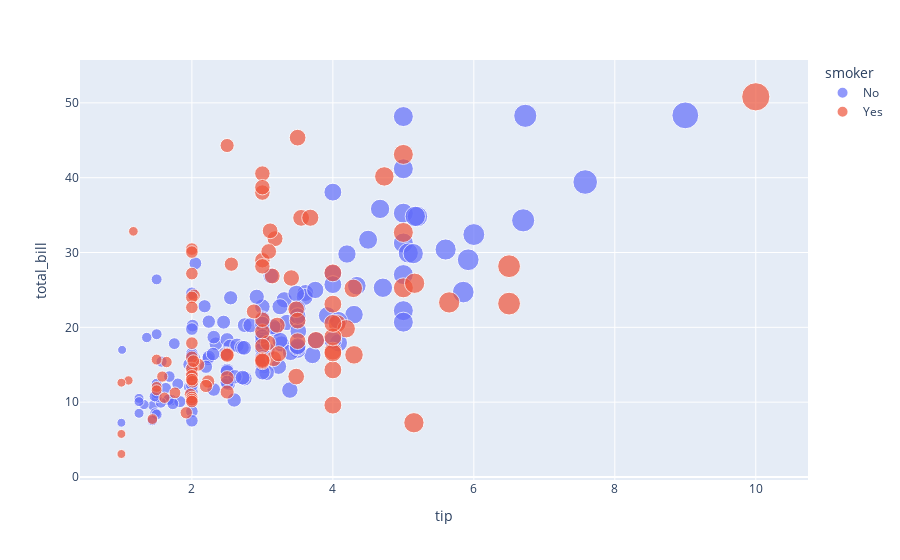

Notebook source saved alongside this figure:
### Code cell
px.scatter(tips,x='tip',y='total_bill',size = 'tip',color = 'smoker')

### Figure 1 — Plotly figure (JSON) as saved in the notebook; plotly's stock layout.template omitted (floating-point values rounded to 4 significant figures; data arrays with more than 128 entries replaced by an {"elided": "..."} marker saying what was removed)
{"data": [{"hovertemplate": "smoker=No<br>tip=%{marker.size}<br>total_bill=%{y}<extra></extra>", "legendgroup": "No", "marker": {"color": "#636efa", "size": {"elided": "151 float values"}, "sizemode": "area", "sizeref": 0.025, "symbol": "circle"}, "mode": "markers", "name": "No", "orientation": "v", "showlegend": true, "type": "scatter", "x": {"elided": "151 float values"}, "xaxis": "x", "y": {"elided": "151 float values"}, "yaxis": "y"}, {"hovertemplate": "smoker=Yes<br>tip=%{marker.size}<br>total_bill=%{y}<extra></extra>", "legendgroup": "Yes", "marker": {"color": "#EF553B", "size": [3.0, 1.76, 3.21, 2.0, 1.98, 3.76, 1.0, 2.09, 3.14, 5.0, 3.08, 3.0, 5.0, 3.0, 1.0, 4.3, 4.73, 4.0, 1.5, 3.0, 2.5, 3.0, 2.5, 3.48, 1.64, 4.06, 4.29, 4.0, 2.0, 3.0, 1.61, 2.0, 10.0, 3.16, 5.15, 3.18, 4.0, 3.11, 2.0, 2.0, 4.0, 3.55, 3.68, 5.65, 3.5, 6.5, 3.0, 3.5, 2.0, 3.5, 4.0, 1.5, 4.19, 2.56, 2.02, 4.0, 2.0, 5.0, 2.0, 2.0, 4.0, 2.01, 2.0, 2.5, 4.0, 3.23, 3.41, 3.0, 2.03, 2.23, 2.0, 5.16, 2.5, 6.5, 1.1, 3.0, 1.5, 1.44, 3.09, 2.2, 3.48, 1.92, 1.58, 2.5, 2.0, 2.88, 2.0, 3.0, 3.0, 1.0, 1.17, 2.0, 2.0], "sizemode": "area", "sizeref": 0.025, "symbol": "circle"}, "mode": "markers", "name": "Yes", "orientation": "v", "showlegend": true, "type": "scatter", "x": [3.0, 1.76, 3.21, 2.0, 1.98, 3.76, 1.0, 2.09, 3.14, 5.0, 3.08, 3.0, 5.0, 3.0, 1.0, 4.3, 4.73, 4.0, 1.5, 3.0, 2.5, 3.0, 2.5, 3.48, 1.64, 4.06, 4.29, 4.0, 2.0, 3.0, 1.61, 2.0, 10.0, 3.16, 5.15, 3.18, 4.0, 3.11, 2.0, 2.0, 4.0, 3.55, 3.68, 5.65, 3.5, 6.5, 3.0, 3.5, 2.0, 3.5, 4.0, 1.5, 4.19, 2.56, 2.02, 4.0, 2.0, 5.0, 2.0, 2.0, 4.0, 2.01, 2.0, 2.5, 4.0, 3.23, 3.41, 3.0, 2.03, 2.23, 2.0, 5.16, 2.5, 6.5, 1.1, 3.0, 1.5, 1.44, 3.09, 2.2, 3.48, 1.92, 1.58, 2.5, 2.0, 2.88, 2.0, 3.0, 3.0, 1.0, 1.17, 2.0, 2.0], "xaxis": "x", "y": [38.01, 11.24, 20.29, 13.81, 11.02, 18.29, 3.07, 15.01, 26.86, 25.28, 17.92, 19.44, 32.68, 28.97, 5.75, 16.32, 40.17, 27.28, 12.03, 21.01, 11.35, 15.38, 44.3, 22.42, 15.36, 20.49, 25.21, 14.31, 16.0, 17.51, 10.59, 10.63, 50.81, 15.81, 7.25, 31.85, 16.82, 32.9, 17.89, 14.48, 9.6, 34.63, 34.65, 23.33, 45.35, 23.17, 40.55, 20.9, 30.46, 18.15, 23.1, 15.69, 19.81, 28.44, 15.48, 16.58, 10.34, 43.11, 13.0, 13.51, 18.71, 12.74, 13.0, 16.4, 20.53, 16.47, 26.59, 38.73, 24.27, 12.76, 30.06, 25.89, 13.27, 28.17, 12.9, 28.15, 11.59, 7.74, 30.14, 12.16, 13.42, 8.58, 13.42, 16.27, 10.09, 22.12, 24.01, 15.69, 15.53, 12.6, 32.83, 27.18, 22.67], "yaxis": "y"}], "layout": {"legend": {"itemsizing": "constant", "title": {"text": "smoker"}, "tracegroupgap": 0}, "margin": {"t": 60}, "xaxis": {"anchor": "y", "domain": [0, 1], "title": {"text": "tip"}}, "yaxis": {"anchor": "x", "domain": [0, 1], "title": {"text": "total_bill"}}}}
